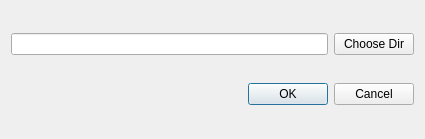
<?xml version="1.0" encoding="UTF-8"?>
<ui version="4.0">
 <class>add_directory_dialog</class>
 <widget class="QDialog" name="add_directory_dialog">
  <property name="windowModality">
   <enum>Qt::NonModal</enum>
  </property>
  <property name="geometry">
   <rect>
    <x>0</x>
    <y>0</y>
    <width>425</width>
    <height>139</height>
   </rect>
  </property>
  <property name="windowTitle">
   <string>Add Directory</string>
  </property>
  <layout class="QVBoxLayout" name="verticalLayout">
   <item>
    <layout class="QHBoxLayout" name="horizontalLayout">
     <item>
      <widget class="QLineEdit" name="lineEdit"/>
     </item>
     <item>
      <widget class="QPushButton" name="chooseDirectoryButton">
       <property name="text">
        <string>Choose Dir</string>
       </property>
      </widget>
     </item>
    </layout>
   </item>
   <item>
    <widget class="QDialogButtonBox" name="buttonBox">
     <property name="standardButtons">
      <set>QDialogButtonBox::Cancel|QDialogButtonBox::Ok</set>
     </property>
    </widget>
   </item>
  </layout>
 </widget>
 <layoutdefault spacing="6" margin="11"/>
 <resources/>
 <connections/>
</ui>
